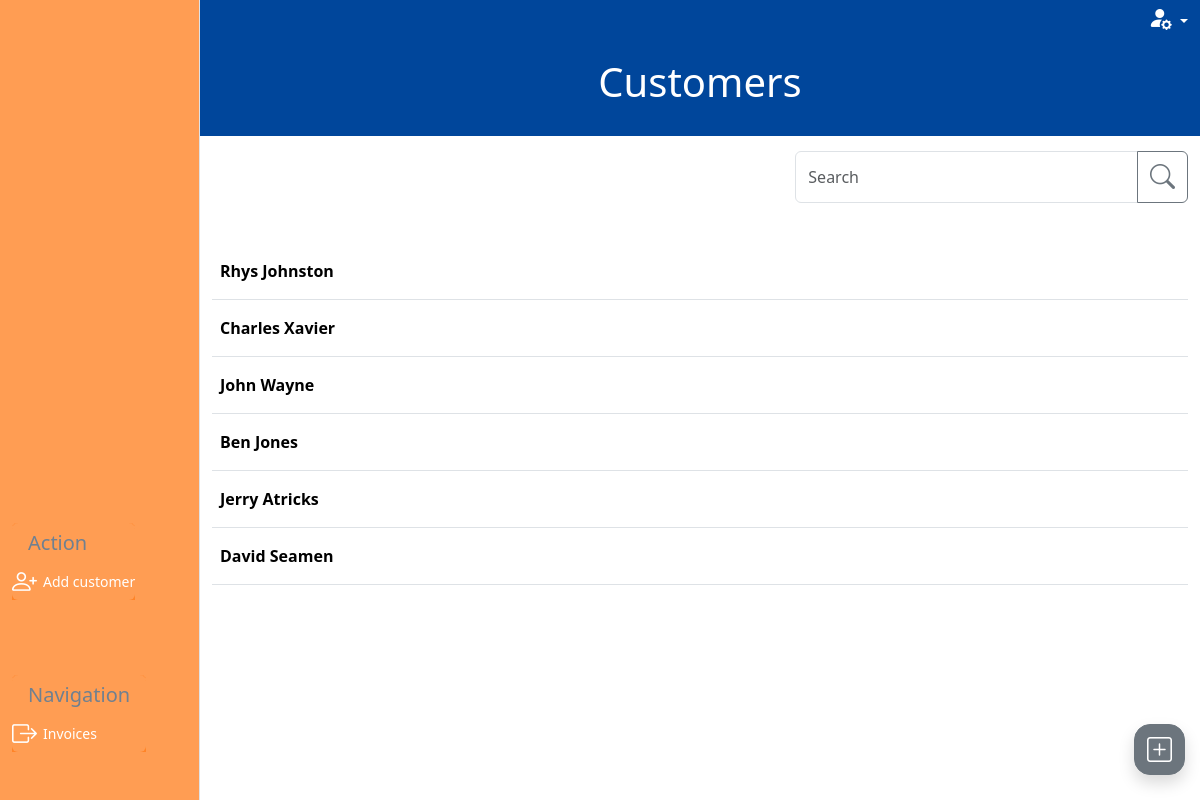
Before: /customers/ with the older database file.
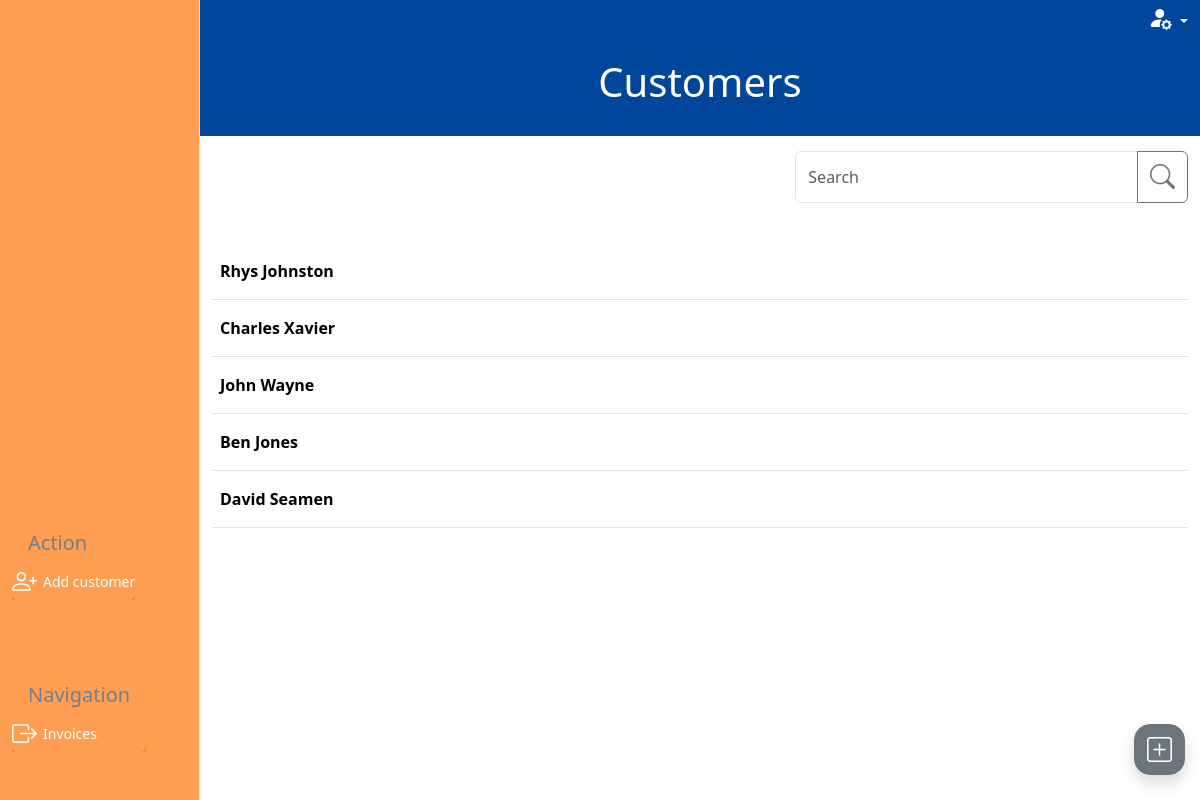
After: the same page with the newer database file.
### customer/models.py (models this page shows, shortened)
class Customer(models.Model):
    class CustomerType(models.IntegerChoices):
        TRADE = 1, 'Trade'
        PRIVATE = 2, 'Private'
    class PaymentTerms(models.IntegerChoices):
        PIA = 1, 'Payment in advance'
        NET_7 = 2, '7 days'
        NET_14 = 3, '14 days'
        NET_30 = 4, '30 days'
        NET_60 = 5, '60 days'
    name = models.CharField(max_length=20, blank=False, null=False)
    friendly_name = models.CharField(max_length=10, blank=True, null=True)
    type = models.PositiveSmallIntegerField(
        choices=CustomerType.choices, blank=True, null=True)
    address_line_1 = models.CharField(max_length=27, blank=True, null=True)
    address_line_2 = models.CharField(max_length=27, blank=True, null=True)
    city_region = models.CharField(max_length=27, blank=True, null=True)
    postcode = models.CharField(max_length=10, blank=True, null=True)
    contact_number_primary = models.CharField(max_length=20, blank=True, null=True)
    email = models.CharField(max_length=20, blank=True, null=True)
    payment_terms = models.PositiveSmallIntegerField(
        choices=PaymentTerms.choices, blank=True, null=True)
    active = models.BooleanField(default=True, blank=True, null=True)
    slug = models.SlugField(max_length=100, unique=True, blank=False, null=False)

### customer/views.py (the view)
# urls.py: path('', views.customer_list, name='customer_list'),
def customer_list(request):
    customers = Customer.objects.filter(active=True)
    customer_form = CustomerForm()
    previous_url = 'customer_list'
    template = 'customer/customer_list.html'
    context = {
        'customer_list': customers,
        'customer_form': customer_form,
        'previous_url': 'customer_list',
    }
    return render(request, template, context)

### customer/forms.py (called while the page is built)
def add_or_edit_button(slug):
    if slug:
        text = 'Edit'
    else:
        text = 'Add'
    return text

def add_or_edit_path(slug, type):
    if slug:
        path = reverse('edit_'+type, args=[slug])
    else:
        path = reverse('add_'+type)
    return path

def add_or_edit_modal(slug, type, layout):
    if slug:
        layout
    else:
        layout = Modal(
            layout,
            css_id=type+"_modal",
            title="Add "+type.capitalize(),
            css_class="modal-lg h-100 overflow-y-auto"
        )
    return  layout

### invoice/context_processors.py (called while the page is built)
def user_creds(request):
    return {
        'Mechanic': request.user.groups.filter(name='Mechanic').exists(),
        'Accounts': request.user.groups.filter(name='Accounts').exists(),
        'Foreman': request.user.groups.filter(name='Foreman').exists(),
    }

### customer/templates/customer/customer_list.html (shortened to what this page needs)
{% extends "base_dashboard.html" %}
{% load static %}
{% load crispy_forms_tags %}
{% block css %}
{{block.super}}
<link rel="stylesheet" href="{% static 'invoice/css/invoice.css' %}">
{% endblock %}
{% block page_title %}Customers{% endblock %}Customer List{% block page_heading %}Customers{% endblock %}
{% block side_menu_action_items %}
<a type="button" data-bs-toggle="modal" data-bs-target="#customer_modal" class="btn side-menu-link text-white"><i
        class="bi bi-person-plus"></i> <span>Add customer</span></a>
{% endblock side_menu_action_items %}
{% block side_menu_nav_items %}
<a href="{% url 'invoice_list' %}" class="btn side-menu-link text-white"><i
        class="bi bi-box-arrow-right"></i><span>Invoices</span></a>
{% endblock side_menu_nav_items %}
{% block filter_search %}
<div class="col-12 offset-md-7 col-md-5">
    {% include 'includes/searchbar.html' %}
</div>
{% endblock %}
{% block dashboard_content %}
<table class="table table-hover align-middle">
    <tbody id="table-body">
        {% for customer in customer_list %}
        <tr>
            <th scope="row"><a href="{% url 'customer_summary' slug=customer.slug  %}">{{ customer.name }}</a></th>
        </tr>
        {% endfor %}
    </tbody>
</table>
{% endblock %}

Changed rows visible on the page:
removed Customer: name "Jerry Atricks"
